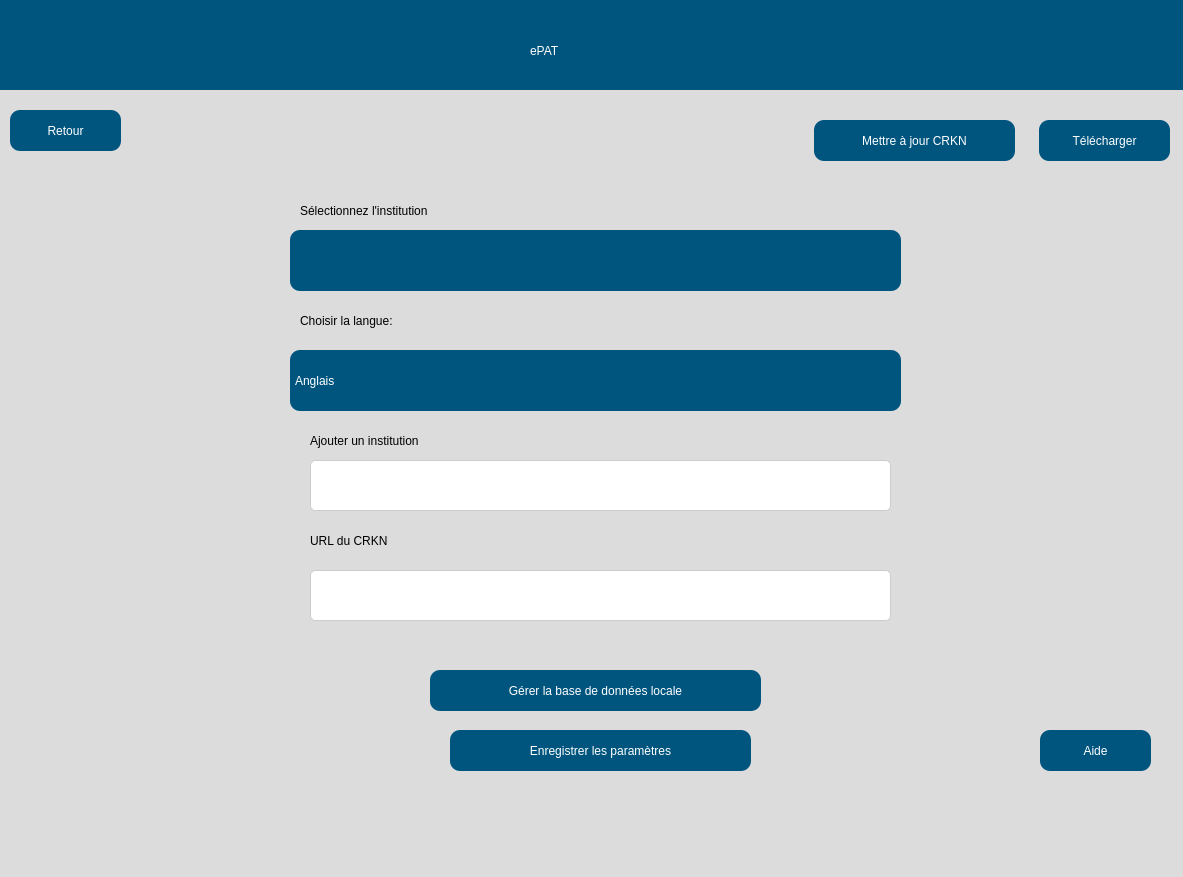
<?xml version="1.0" encoding="UTF-8"?>
<ui version="4.0">
 <class>Dialog</class>
 <widget class="QDialog" name="Dialog">
  <property name="geometry">
   <rect>
    <x>0</x>
    <y>0</y>
    <width>1183</width>
    <height>877</height>
   </rect>
  </property>
  <property name="windowTitle">
   <string>Dialogue</string>
  </property>
  <widget class="QWidget" name="widget" native="true">
   <property name="geometry">
    <rect>
     <x>-10</x>
     <y>0</y>
     <width>1200</width>
     <height>900</height>
    </rect>
   </property>
   <property name="styleSheet">
    <string notr="true">background-color: rgb(220, 220, 220);</string>
   </property>
   <widget class="QWidget" name="widget_2" native="true">
    <property name="geometry">
     <rect>
      <x>0</x>
      <y>0</y>
      <width>1200</width>
      <height>90</height>
     </rect>
    </property>
    <property name="styleSheet">
     <string notr="true">background-color: rgb(0, 85, 127);</string>
    </property>
    <widget class="QLabel" name="label">
     <property name="geometry">
      <rect>
       <x>540</x>
       <y>20</y>
       <width>141</width>
       <height>61</height>
      </rect>
     </property>
     <property name="styleSheet">
      <string notr="true">font: 75 36pt &quot;Arial&quot;;
color: rgb(255, 255, 255);
</string>
     </property>
     <property name="text">
      <string>ePAT</string>
     </property>
    </widget>
   </widget>
   <widget class="QPushButton" name="backButton">
    <property name="geometry">
     <rect>
      <x>20</x>
      <y>110</y>
      <width>111</width>
      <height>41</height>
     </rect>
    </property>
    <property name="styleSheet">
     <string notr="true">
            QPushButton {
                font: 75 16pt &quot;Arial&quot;;
                background-color: rgb(0, 85, 127);
                border-radius: 10px;
                color: rgb(255, 255, 255);
            }

            QPushButton:hover {
                background-color: rgb(0, 75, 117); /* Slightly darker color when hovered */
            }

            QPushButton:pressed {
                background-color: rgb(0, 65, 107); /* Even darker color when clicked */
            }
        </string>
    </property>
    <property name="text">
     <string>Retour</string>
    </property>
   </widget>
   <widget class="QPushButton" name="uploadButton">
    <property name="geometry">
     <rect>
      <x>1049</x>
      <y>120</y>
      <width>131</width>
      <height>41</height>
     </rect>
    </property>
    <property name="styleSheet">
     <string notr="true">
            QPushButton {
                font: 75 16pt &quot;Arial&quot;;
                background-color: rgb(0, 85, 127);
                border-radius: 10px;
                color: rgb(255, 255, 255);
            }

            QPushButton:hover {
                background-color: rgb(0, 75, 117); /* Slightly darker color when hovered */
            }

            QPushButton:pressed {
                background-color: rgb(0, 65, 107); /* Even darker color when clicked */
            }
        </string>
    </property>
    <property name="text">
     <string>Télécharger</string>
    </property>
   </widget>
   <widget class="QPushButton" name="updateCRKN">
    <property name="geometry">
     <rect>
      <x>824</x>
      <y>120</y>
      <width>201</width>
      <height>41</height>
     </rect>
    </property>
    <property name="styleSheet">
     <string notr="true">
            QPushButton {
                font: 75 16pt &quot;Arial&quot;;
                background-color: rgb(0, 85, 127);
                border-radius: 10px;
                color: rgb(255, 255, 255);
            }

            QPushButton:hover {
                background-color: rgb(0, 75, 117); /* Slightly darker color when hovered */
            }

            QPushButton:pressed {
                background-color: rgb(0, 65, 107); /* Even darker color when clicked */
            }
            QPushButton:disabled {
                background-color: rgb(180, 180, 180); /* Grey color for disabled state */
                color: rgb(120, 120, 120); /* Darker text color for disabled state */
            }
        </string>
    </property>
    <property name="text">
     <string>Mettre à jour CRKN</string>
    </property>
   </widget>
   <widget class="QLabel" name="UniversityLabel_5">
    <property name="geometry">
     <rect>
      <x>310</x>
      <y>190</y>
      <width>211</width>
      <height>41</height>
     </rect>
    </property>
    <property name="styleSheet">
     <string notr="true">font: 75 14pt &quot;Arial&quot;;
color: rgb(0, 0, 0);</string>
    </property>
    <property name="text">
     <string>Sélectionnez l'institution</string>
    </property>
   </widget>
   <widget class="QComboBox" name="institutionSelection">
    <property name="geometry">
     <rect>
      <x>300</x>
      <y>230</y>
      <width>611</width>
      <height>61</height>
     </rect>
    </property>
    <property name="styleSheet">
     <string notr="true">/* Styling for the QComboBox */
QComboBox {
    font: 75 16pt &quot;Arial&quot;;
    background-color: rgb(0, 85, 127);
    border-radius: 10px;
    color: rgb(255, 255, 255);
}

/* Styling for the QComboBox when hovered */
QComboBox:hover {
    background-color: rgb(0, 75, 117); /* Slightly darker color when hovered */
}

/* Styling for the QComboBox when the dropdown is activated */
QComboBox::drop-down {
    subcontrol-origin: padding;
    subcontrol-position: right center;
    width: 15px;
    border-left-width: 0px;
    border-left-color: darkgray;
    border-left-style: solid; /* just a single line */
    border-top-right-radius: 10px; /* same radius as the QComboBox */
    border-bottom-right-radius: 10px; /* same radius as the QComboBox */
}

/* Styling for the QComboBox when the dropdown button is pressed */
QComboBox::down-arrow {
                image: url(resources/dropdown_icon.png);
                width: 21px;
                height: 15px;
                padding-right: 15px;
            }</string>
    </property>
   </widget>
   <widget class="QLabel" name="UniversityLabel_6">
    <property name="geometry">
     <rect>
      <x>320</x>
      <y>420</y>
      <width>181</width>
      <height>41</height>
     </rect>
    </property>
    <property name="styleSheet">
     <string notr="true">font: 75 14pt &quot;Arial&quot;;
color: rgb(0, 0, 0);</string>
    </property>
    <property name="text">
     <string>Ajouter un institution</string>
    </property>
   </widget>
   <widget class="QLabel" name="UniversityLabel_7">
    <property name="geometry">
     <rect>
      <x>310</x>
      <y>300</y>
      <width>151</width>
      <height>41</height>
     </rect>
    </property>
    <property name="styleSheet">
     <string notr="true">font: 75 14pt &quot;Arial&quot;;
color: rgb(0, 0, 0);</string>
    </property>
    <property name="text">
     <string>Choisir la langue:</string>
    </property>
   </widget>
   <widget class="QComboBox" name="languageSetting">
    <property name="geometry">
     <rect>
      <x>300</x>
      <y>350</y>
      <width>611</width>
      <height>61</height>
     </rect>
    </property>
    <property name="styleSheet">
     <string notr="true">/* Styling for the QComboBox */
QComboBox {
    font: 75 16pt &quot;Arial&quot;;
    background-color: rgb(0, 85, 127);
    border-radius: 10px;
    color: rgb(255, 255, 255);
}

/* Styling for the QComboBox when hovered */
QComboBox:hover {
    background-color: rgb(0, 75, 117); /* Slightly darker color when hovered */
}

/* Styling for the QComboBox when the dropdown is activated */
QComboBox::drop-down {
    subcontrol-origin: padding;
    subcontrol-position: right center;
    width: 15px;
    border-left-width: 0px;
    border-left-color: darkgray;
    border-left-style: solid; /* just a single line */
    border-top-right-radius: 10px; /* same radius as the QComboBox */
    border-bottom-right-radius: 10px; /* same radius as the QComboBox */
}

/* Styling for the QComboBox when the dropdown button is pressed */
QComboBox::down-arrow {
                image: url(resources/dropdown_icon.png);
                width: 21px;
                height: 15px;
                padding-right: 15px;
            }</string>
    </property>
    <item>
     <property name="text">
      <string>Anglais</string>
     </property>
    </item>
    <item>
     <property name="text">
      <string>Français</string>
     </property>
    </item>
   </widget>
   <widget class="QLabel" name="UniversityLabel_8">
    <property name="geometry">
     <rect>
      <x>320</x>
      <y>520</y>
      <width>151</width>
      <height>41</height>
     </rect>
    </property>
    <property name="styleSheet">
     <string notr="true">font: 75 14pt &quot;Arial&quot;;
color: rgb(0, 0, 0);</string>
    </property>
    <property name="text">
     <string>URL du CRKN</string>
    </property>
   </widget>
   <widget class="QPushButton" name="saveSettings">
    <property name="geometry">
     <rect>
      <x>460</x>
      <y>730</y>
      <width>301</width>
      <height>41</height>
     </rect>
    </property>
    <property name="styleSheet">
     <string notr="true">
            QPushButton {
                font: 75 16pt &quot;Arial&quot;;
                background-color: rgb(0, 85, 127);
                border-radius: 10px;
                color: rgb(255, 255, 255);
            }

            QPushButton:hover {
                background-color: rgb(0, 75, 117); /* Slightly darker color when hovered */
            }

            QPushButton:pressed {
                background-color: rgb(0, 65, 107); /* Even darker color when clicked */
            }
            QPushButton:disabled {
                background-color: rgb(180, 180, 180); /* Grey color for disabled state */
                color: rgb(120, 120, 120); /* Darker text color for disabled state */
            }
        </string>
    </property>
    <property name="text">
     <string>Enregistrer les paramètres</string>
    </property>
   </widget>
   <widget class="QPushButton" name="helpButton">
    <property name="geometry">
     <rect>
      <x>1050</x>
      <y>730</y>
      <width>111</width>
      <height>41</height>
     </rect>
    </property>
    <property name="styleSheet">
     <string notr="true">
            QPushButton {
                font: 75 16pt &quot;Arial&quot;;
                background-color: rgb(0, 85, 127);
                border-radius: 10px;
                color: rgb(255, 255, 255);
            }

            QPushButton:hover {
                background-color: rgb(0, 75, 117); /* Slightly darker color when hovered */
            }

            QPushButton:pressed {
                background-color: rgb(0, 65, 107); /* Even darker color when clicked */
            }
        </string>
    </property>
    <property name="text">
     <string>Aide</string>
    </property>
   </widget>
   <widget class="QTextEdit" name="crknURL">
    <property name="geometry">
     <rect>
      <x>320</x>
      <y>570</y>
      <width>581</width>
      <height>51</height>
     </rect>
    </property>
    <property name="styleSheet">
     <string notr="true">/* Styling for QTextEdit */
QTextEdit {
    font-family: Arial, sans-serif;
    font-size: 14px;
    color: #333; /* Text color */
    background-color: #fff; /* Background color */
    border: 1px solid #ccc; /* Border color */
    border-radius: 5px; /* Border radius */
    padding: 8px; /* Padding inside the QTextEdit */
}

/* Styling for QTextEdit when it's focused */
QTextEdit:focus {
    border: 1px solid #4d90fe; /* Focused border color */
    outline: none; /* Remove default focus outline */
}

/* Styling for QTextEdit when hovered */
QTextEdit:hover {
    border: 1px solid #999; /* Border color on hover */
}</string>
    </property>
   </widget>
   <widget class="QPushButton" name="manageDatabase">
    <property name="geometry">
     <rect>
      <x>440</x>
      <y>670</y>
      <width>331</width>
      <height>41</height>
     </rect>
    </property>
    <property name="styleSheet">
     <string notr="true">
            QPushButton {
                font: 75 16pt &quot;Arial&quot;;
                background-color: rgb(0, 85, 127);
                border-radius: 10px;
                color: rgb(255, 255, 255);
            }

            QPushButton:hover {
                background-color: rgb(0, 75, 117); /* Slightly darker color when hovered */
            }

            QPushButton:pressed {
                background-color: rgb(0, 65, 107); /* Even darker color when clicked */
            }
            QPushButton:disabled {
                background-color: rgb(180, 180, 180); /* Grey color for disabled state */
                color: rgb(120, 120, 120); /* Darker text color for disabled state */
            }
        </string>
    </property>
    <property name="text">
     <string>Gérer la base de données locale</string>
    </property>
   </widget>
   <widget class="QTextEdit" name="addinstitution">
    <property name="geometry">
     <rect>
      <x>320</x>
      <y>460</y>
      <width>581</width>
      <height>51</height>
     </rect>
    </property>
    <property name="styleSheet">
     <string notr="true">/* Styling for QTextEdit */
QTextEdit {
    font-family: Arial, sans-serif;
    font-size: 14px;
    color: #333; /* Text color */
    background-color: #fff; /* Background color */
    border: 1px solid #ccc; /* Border color */
    border-radius: 5px; /* Border radius */
    padding: 8px; /* Padding inside the QTextEdit */
}

/* Styling for QTextEdit when it's focused */
QTextEdit:focus {
    border: 1px solid #4d90fe; /* Focused border color */
    outline: none; /* Remove default focus outline */
}

/* Styling for QTextEdit when hovered */
QTextEdit:hover {
    border: 1px solid #999; /* Border color on hover */
}</string>
    </property>
   </widget>
  </widget>
 </widget>
 <resources/>
 <connections/>
</ui>
